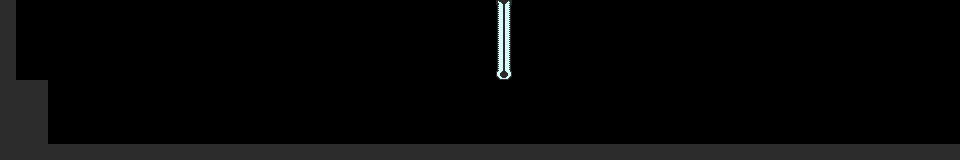

A level layout from a 2D game, rendered from its tile map. Below: a short description, then the map file with its tile-grid data intact:
An orthogonal 60x10 tile map with 16x16 px tiles, 1 tile layer (tiles) and 7 objects (5x slime, hero, exit).

<map version="1.0" tiledversion="1.1.6" orientation="orthogonal" renderorder="right-down" width="60" height="10" tilewidth="16" tileheight="16" infinite="0" nextobjectid="8">
 <tileset firstgid="1" source="tileset.tsx" />
 <layer name="tiles" width="60" height="10">
  <data encoding="csv">
2,0,0,0,0,0,0,0,0,0,0,0,0,0,0,0,0,0,0,0,0,0,0,0,0,0,0,0,0,0,0,7,0,0,0,0,0,0,0,0,0,0,0,0,0,0,0,0,0,0,0,0,0,0,0,0,0,0,0,0,
2,0,0,0,0,0,0,0,0,0,0,0,0,0,0,0,0,0,0,0,0,0,0,0,0,0,0,0,0,0,0,5,0,0,0,0,0,0,0,0,0,0,0,0,0,0,0,0,0,0,0,0,0,0,0,0,0,0,0,0,
2,0,0,0,0,0,0,0,0,0,0,0,0,0,0,0,0,0,0,0,0,0,0,0,0,0,0,0,0,0,0,5,0,0,0,0,0,0,0,0,0,0,0,0,0,0,0,0,0,0,0,0,0,0,0,0,0,0,0,0,
2,0,0,0,0,0,0,0,0,0,0,0,0,0,0,0,0,0,0,0,0,0,0,0,0,0,0,0,0,0,0,5,0,0,0,0,0,0,0,0,0,0,0,0,0,0,0,0,0,0,0,0,0,0,0,0,0,0,0,0,
2,0,0,0,0,0,0,0,0,0,0,0,0,0,0,0,0,0,0,0,0,0,0,0,0,0,0,0,0,0,0,6,0,0,0,0,0,0,0,0,0,0,0,0,0,0,0,0,0,0,0,0,0,0,0,0,0,0,0,0,
2,2,2,0,0,0,0,0,0,0,0,0,0,0,0,0,0,0,0,0,0,0,0,0,0,0,0,0,0,0,0,0,0,0,0,0,0,0,0,0,0,0,0,0,0,0,0,0,0,0,0,0,0,0,0,0,0,0,0,0,
2,2,2,0,0,0,0,0,0,0,0,0,0,0,0,0,0,0,0,0,0,0,0,0,0,0,0,0,0,0,0,0,0,0,0,0,0,0,0,0,0,0,0,0,0,0,0,0,0,0,0,0,0,0,0,0,0,0,0,0,
2,2,2,0,0,0,0,0,0,0,0,0,0,0,0,0,0,0,0,0,0,0,0,0,0,0,0,0,0,0,0,0,0,0,0,0,0,0,0,0,0,0,0,0,0,0,0,0,0,0,0,0,0,0,0,0,0,0,0,0,
2,2,2,0,0,0,0,0,0,0,0,0,0,0,0,0,0,0,0,0,0,0,0,0,0,0,0,0,0,0,0,0,0,0,0,0,0,0,0,0,0,0,0,0,0,0,0,0,0,0,0,0,0,0,0,0,0,0,0,0,
2,2,2,2,2,2,2,2,2,2,2,2,2,2,2,2,2,2,2,2,2,2,2,2,2,2,2,2,2,2,2,2,2,2,2,2,2,2,2,2,2,2,2,2,2,2,2,2,2,2,2,2,2,2,2,2,2,2,2,2
</data>
 </layer>
 <objectgroup name="entities">
  <object id="1" type="slime" x="254.5" y="121.5" width="19" height="17" />
  <object id="2" type="slime" x="376.5" y="124.833" width="19" height="17" />
  <object id="3" type="slime" x="493.167" y="125.5" width="19" height="17" />
  <object id="4" type="slime" x="529.833" y="123.5" width="19" height="17" />
  <object id="5" type="slime" x="516.5" y="123.5" width="19" height="17" />
  <object id="6" type="hero" x="18.3333" y="59.3333" width="14" height="16" />
  <object id="7" type="exit" x="670.5" y="8.83333" width="123" height="134.333" />
 </objectgroup>
</map>
